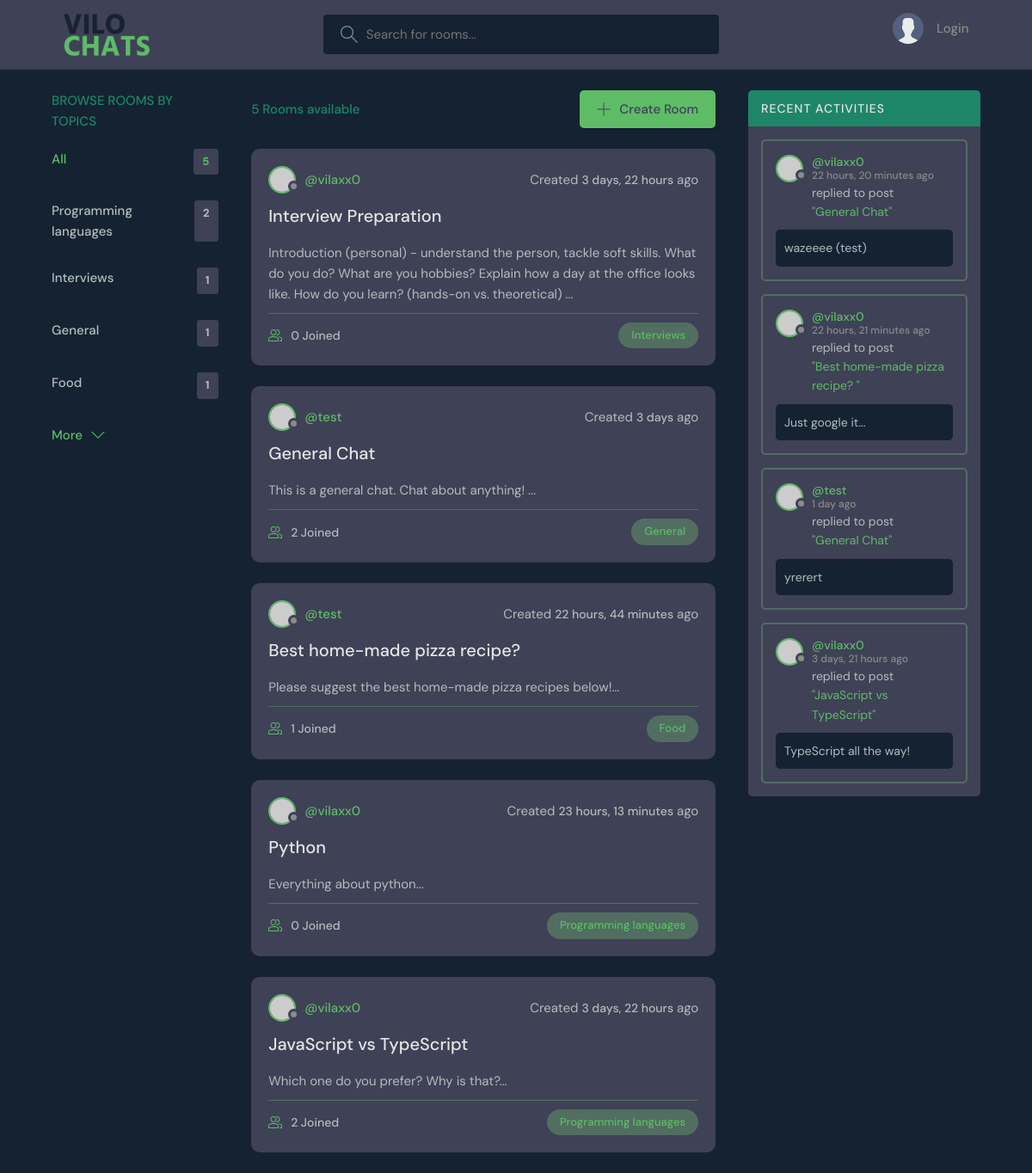
The page / on the database its author committed.
### base/models.py (models this page shows, shortened)
class Topic(models.Model):
    name = models.CharField(max_length=200)

class Room(models.Model):
    host = models.ForeignKey(User, on_delete=models.SET_NULL, null=True)
    topic = models.ForeignKey(Topic, on_delete=models.SET_NULL, null=True)
    name = models.CharField(max_length=200)
    description = models.TextField(null=True, blank=True)
    participants = models.ManyToManyField(User, related_name='participants', blank=True)
    updated = models.DateTimeField(auto_now=True)
    created = models.DateTimeField(auto_now_add=True)
    class Meta:
        ordering = ['-updated', '-created']
    def __str__(self):
        return self.name

class Message(models.Model):
    user = models.ForeignKey(User, on_delete=models.CASCADE)
    room = models.ForeignKey(Room, on_delete=models.CASCADE)
    body = models.TextField()
    updated = models.DateTimeField(auto_now=True)
    created = models.DateTimeField(auto_now_add=True)
    class Meta:
        ordering = ['-updated', '-created']
    def __str__(self):
        return self.body[0:50]

### base/views.py (the view)
# urls.py: path('', views.home, name="home"),
def home(request):
    q = None
    if(request.GET.get('q') != None):
        q = request.GET.get('q')
    else:
        q = ''
    rooms = Room.objects.filter(
        Q(topic__name__icontains=q) |
        Q(name__icontains=q) |
        Q(host__username__icontains=q)
    )
    topics = Topic.objects.all()[:4]
    room_messages = Message.objects.filter(Q(room__topic__name__icontains=q))[:5]
    all_rooms_count = Room.objects.all().count()
    context = {'rooms': rooms, 'topics': topics, 'room_messages': room_messages, 'all_rooms': all_rooms_count}
    return render(request, 'base/home.html', context)

### base/templates/base/home.html (shortened to what this page needs)
{% extends 'main.html' %} {% block content %}
<main class="layout layout--3">
  <div class="container">
    {% include 'base/topics_component.html' %}
    <div class="roomList">
      <div class="roomList__header">
        <div>
          <p>{{rooms.count}} Rooms available</p>
        </div>
        <a class="btn btn--main" href="{% url 'create-room' %}">
          <svg
            version="1.1"
            xmlns="http://www.w3.org/2000/svg"
            width="32"
            height="32"
            viewBox="0 0 32 32"
          >
            <path
              d="M16.943 0.943h-1.885v14.115h-14.115v1.885h14.115v14.115h1.885v-14.115h14.115v-1.885h-14.115v-14.115z"
            ></path>
          </svg>
          Create Room
        </a>
      </div>
      {% include 'base/feed_component.html' %}
    </div>
    {% include 'base/activity_component.html' %}
  </div>
</main>
{% endblock content %}

### base/templates/base/topics_component.html
<div class="topics">
  <div class="topics__header">
    <h2>Browse Rooms by Topics</h2>
  </div>
  <ul class="topics__list">
    <li>
      <a href="{% url 'home' %}" class="active">
        All <span>{{all_rooms}}</span>
      </a>
    </li>
    {% for topic in topics %}
    <li>
      <a href="{% url 'home' %}?q={{topic.name}}">
        {{topic.name}} <span>{{topic.room_set.all.count}}</span>
      </a>
    </li>
    {% endfor %}
  </ul>
  <a class="btn btn--link" href="topics.html">
    More
    <svg
      version="1.1"
      xmlns="http://www.w3.org/2000/svg"
      width="32"
      height="32"
      viewBox="0 0 32 32"
    >
      <path d="M16 21l-13-13h-3l16 16 16-16h-3l-13 13z"></path>
    </svg>
  </a>
</div>

### base/templates/base/feed_component.html (shortened to what this page needs)
{% for room in rooms %}
<div class="roomListRoom">
  <div class="roomListRoom__header">
    <a
      href="{% url 'user-profile' room.host.id %}"
      class="roomListRoom__author"
    >
      <div class="avatar avatar--small">
        <img src="https://randomuser.me/api/portraits/women/11.jpg" />
      </div>
      <span>@{{ room.host.username }}</span>
    </a>
    <div class="roomListRoom__actions">
      <p>Created <span>{{ room.created|timesince }}</span> ago</p>
    </div>
  </div>
  <div class="roomListRoom__content">
    <a href="{% url 'room' room.id %}">{{ room.name }}</a>
    <p>{{ room.description|slice:"200" }}...</p>
  </div>
  <div class="roomListRoom__meta">
    <a href="{% url 'room' room.id %}" class="roomListRoom__joined">
      {{room.participants.count}} Joined
    </a>
    <a href="{% url 'home' %}?q={{room.topic.name}}">
      <p class="roomListRoom__topic">{{room.topic.name}}</p>
    </a>
  </div>
</div>
{% endfor %}

### base/templates/base/activity_component.html (shortened to what this page needs)
<div class="activities">
  <div class="activities__header">
    <h2>Recent Activities</h2>
  </div>
  {% for message in room_messages %}
  <div class="activities__box">
    <div class="activities__boxHeader roomListRoom__header">
      <a
        href="{% url 'user-profile' message.user.id %}"
        class="roomListRoom__author"
      >
        <div class="avatar avatar--small">
          <img src="https://randomuser.me/api/portraits/women/11.jpg" />
        </div>
        <p>
          @{{ message.user }} <span>{{ message.created|timesince }} ago</span>
        </p>
      </a>
    </div>
    <div class="activities__boxContent">
      <p>
        replied to post
        <a href="{% url 'room' message.room.id %}"> "{{ message.room }}"</a>
      </p>
      <div class="activities__boxRoomContent">{{ message }}</div>
    </div>
  </div>
  {% endfor %}
</div>

### rows shown on the page
Topic: name "Programming languages", room_set.all.count "2"
Topic: name "Interviews", room_set.all.count "1"
Topic: name "General", room_set.all.count "1"
Topic: name "Food", room_set.all.count "1"
Room: host.username "vilaxx0", created "3 days, 22 hours", name "Interview Preparation", description "Introduction (personal) - understand the person, tackle soft skills. What do you do? What are you hobbies? Explain how a day at the office looks like. How do you learn? (hands-on vs. theoretical)", participants.count "0", topic.name "Interviews"
Room: host.username "test", created "3 days", name "General Chat", description "This is a general chat. Chat about anything!", participants.count "2", topic.name "General"
Room: host.username "test", created "22 hours, 44 minutes", name "Best home-made pizza recipe?", description "Please suggest the best home-made pizza recipes below!", participants.count "1", topic.name "Food"
Room: host.username "vilaxx0", created "23 hours, 13 minutes", name "Python", description "Everything about python", participants.count "0", topic.name "Programming languages"
Room: host.username "vilaxx0", created "3 days, 22 hours", name "JavaScript vs TypeScript", description "Which one do you prefer? Why is that?", participants.count "2", topic.name "Programming languages"
Message: user "vilaxx0", created "22 hours, 20 minutes", room "General Chat", body "wazeeee (test)"
Message: user "vilaxx0", created "22 hours, 21 minutes", room "Best home-made pizza recipe?", body "Just google it..."
Message: user "test", created "1 day", room "General Chat", body "yrerert"
Message: user "vilaxx0", created "3 days, 21 hours", room "JavaScript vs TypeScript", body "TypeScript all the way!"

### other values the page prints
{{ all_rooms }} "5"
{{ rooms.count }} "5"
